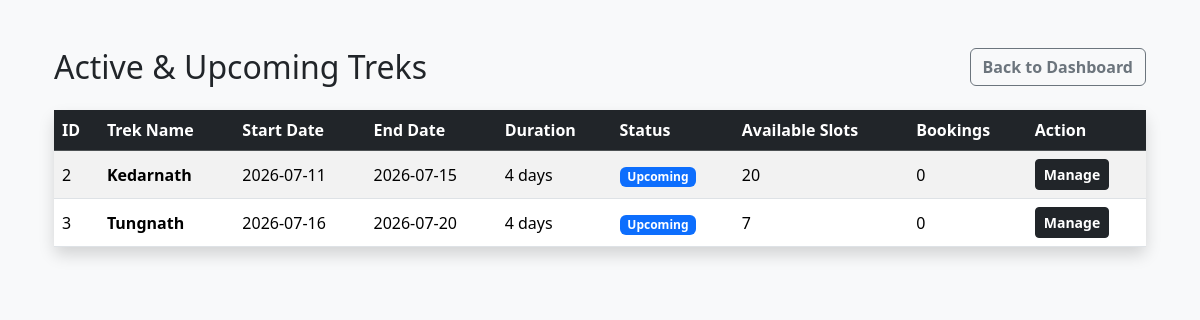
The page /staff/assigned_treks (signed in) on the database its author committed.
### app/models.py (models this page shows)
class Trek(db.Model):
    __tablename__ = "treks"
    id = db.Column(db.Integer, primary_key=True)
    trek_name = db.Column(db.String(200), nullable=False)
    assigned_staff_id = db.Column(db.Integer, db.ForeignKey('users.id'), nullable=False)
    location = db.Column(db.String(100), nullable=False)
    difficulty = db.Column(db.String(50), nullable=False)
    duration = db.Column(db.Integer, nullable=False)
    available_slots = db.Column(db.Integer, nullable=False)
    status = db.Column(db.String(30), nullable=False)
    start_date = db.Column(db.DateTime, nullable=False)
    end_date = db.Column(db.DateTime, nullable=False)
    bookings = db.relationship('Booking', backref='trek', lazy=True, cascade='all, delete-orphan')
    assigned_staff = db.relationship('User', foreign_keys=[assigned_staff_id])

### app/routes/staff.py (the view)
@staff_bp.route('/assigned_treks')
def assigned_treks():
    treks = models.Trek.query.filter(models.Trek.status.in_(['Upcoming','Active']),
                                     models.Trek.assigned_staff_id == session['user_id']).order_by(models.Trek.start_date.asc()).all()
    return render_template('/staff/assigned_treks.html', assigned_treks=treks)

### app/routes/staff.py (called while the page is built)
@staff_bp.before_request
def staff_hold():
    if 'user_id' not in session or session.get('role') != 'Staff':
        flash("Unauthorized Access, relogin", "danger")
        return redirect(url_for('auth.login'))
    current_staff_user = models.User.query.get(session['user_id']) # Searches using Primary ID helps with performance boost
    if current_staff_user.staff_profile.status == "Pending_Active":
        allowed_endpoints = ['staff.update_profile', 'auth.logout']
        if request.endpoint not in allowed_endpoints:
            flash("You must finalize your profile first", "warning")
            return redirect(url_for('staff.update_profile'))

### app/templates/staff/assigned_treks.html (shortened to what this page needs)
{% extends "base.html" %}
{% block content %}
<div class="container mt-4">
    <div class="d-flex justify-content-between align-items-center mb-4">
        <h2 class="mb-0">Active & Upcoming Treks</h2>
        <a href="{{ url_for('staff.staff_dashboard') }}" class="btn btn-outline-secondary fw-bold">Back to Dashboard</a>
    </div>
    <div class="card shadow border-0">
        <div class="card-body p-0">
            <div class="table-responsive">
                <table class="table table-hover table-striped mb-0">
                    <thead class="table-dark">
                        <tr>
                            <th>ID</th>
                            <th>Trek Name</th>
                            <th>Start Date</th>
                            <th>End Date</th>
                            <th>Duration</th>
                            <th>Status</th>
                            <th>Available Slots</th>
                            <th>Bookings</th>
                            <th>Action</th>
                        </tr>
                    </thead>
                    <tbody>
                        {% for trek in assigned_treks %}
                        <tr>
                            <td class="align-middle">{{ trek.id }}</td>
                            <td class="align-middle fw-bold">{{ trek.trek_name }}</td>
                            <td class="align-middle">{{ trek.start_date.strftime('%Y-%m-%d') }}</td>
                            <td class="align-middle">{{ trek.end_date.strftime('%Y-%m-%d') }}</td>
                            <td class="align-middle">{{ trek.duration }} days</td>
                            <td class="align-middle">
                                {% if trek.status == 'Upcoming' %}
                                    <span class="badge bg-primary">Upcoming</span>
                                {% elif trek.status == 'Active' %}
                                    <span class="badge bg-success">Active</span>
                                {% else %}
                                    <span class="badge bg-secondary">{{ trek.status }}</span>
                                {% endif %}
                            </td>
                            <td class="align-middle">{{ trek.available_slots }}</td>
                            <td class="align-middle">{{ trek.bookings | length }}</td>
                            <td class="align-middle">
                                <a href="{{ url_for('staff.manage_treks', trek_id=trek.id) }}" class="btn btn-sm btn-dark fw-bold">Manage</a>
                            </td>
                        </tr>
                        {% else %}
                        <tr>
                            <td colspan="9" class="text-center py-5 text-muted">
                                No Treks have been assigned.
                            </td>
                        </tr>
                        {% endfor %}
                    </tbody>
                </table>
            </div>
        </div>
    </div>
</div>
{% endblock %}

### rows shown on the page
Trek: id "2", trek_name "Kedarnath", start_date "2026-07-11", end_date "2026-07-15", duration "4", status "Upcoming", available_slots "20", bookings|length "0"
Trek: id "3", trek_name "Tungnath", start_date "2026-07-16", end_date "2026-07-20", duration "4", status "Upcoming", available_slots "7", bookings|length "0"
